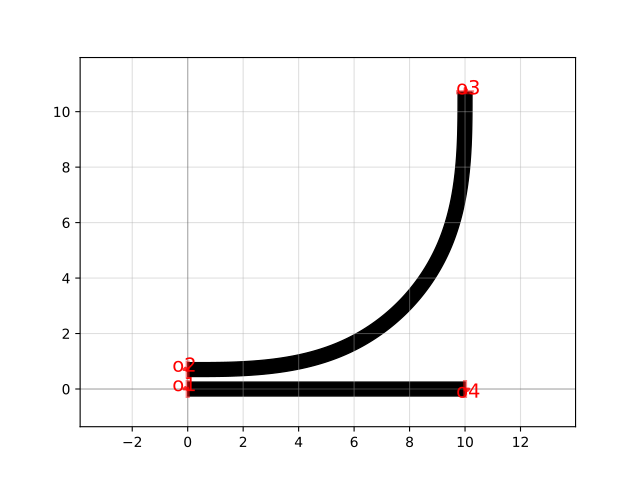

The Python source for this figure:
import gdsfactory as gf

c = gf.components.coupler90(gap=0.2, radius=10.0, bend='bend_euler', straight='straight', cross_section='strip')
c.plot()
